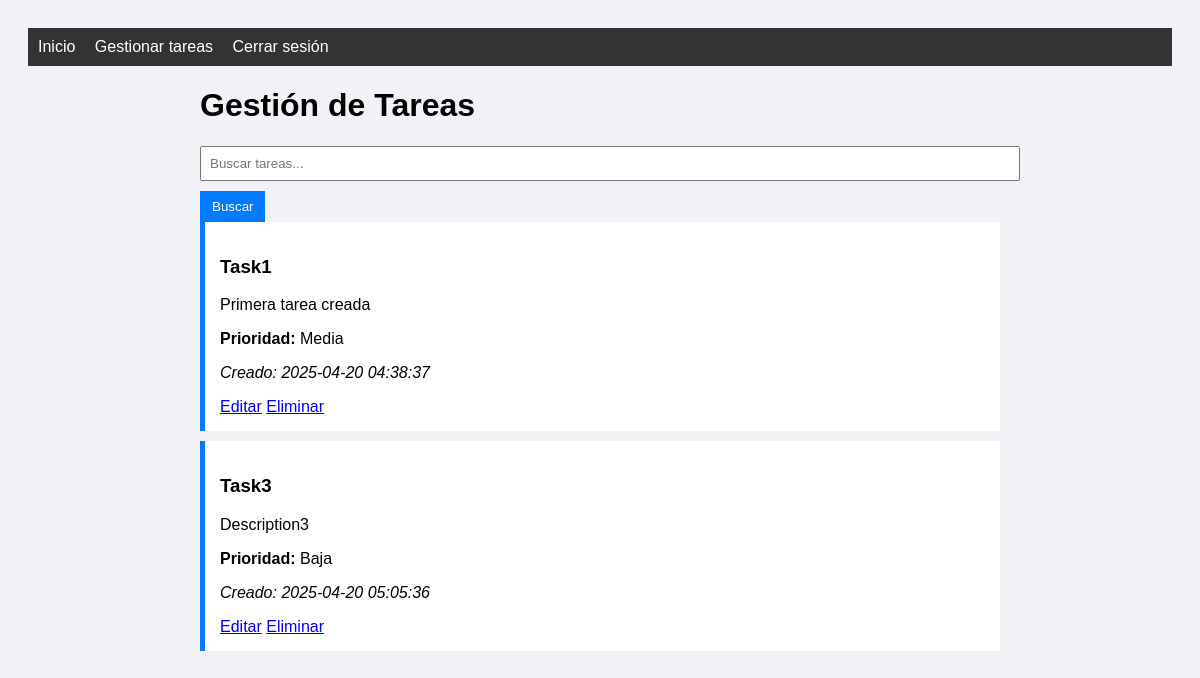
The app's page /manage (signed in) with its own data.
### app.py (models this page shows)
class Task(db.Model):
    id = db.Column(db.Integer, primary_key=True)
    title = db.Column(db.String(120), nullable=False)
    description = db.Column(db.Text)
    priority = db.Column(db.String(10))
    created_at = db.Column(db.DateTime, default=db.func.now())
    user_id = db.Column(db.Integer, db.ForeignKey('user.id'), nullable=False)

### app.py (the view)
@app.route('/manage')
def manage_tasks():
    if 'user_id' not in session:
        return redirect(url_for('login'))
    search_query = request.args.get('search', '').strip()
    tasks = Task.query.filter_by(user_id=session['user_id'])
    if search_query:
        tasks = tasks.filter(
            (Task.title.contains(search_query)) |
            (Task.description.contains(search_query))
        )
    tasks = tasks.all()
    return render_template('about.html', tasks=tasks, search_query=search_query)

### templates/about.html (shortened to what this page needs)
{% extends 'base.html' %}
{% block content %}
<h1>Gestión de Tareas</h1>
<form method="GET" action="{{ url_for('manage_tasks') }}" class="mb-4">
    <input type="text" name="search" placeholder="Buscar tareas..." value="{{ search_query }}">
    <button type="submit">Buscar</button>
</form>
<div class="task-list">
    {% if tasks %}
        {% for task in tasks %}
            <div class="task-card">
                <h3>{{ task.title }}</h3>
                <p>{{ task.description }}</p>
                <p><strong>Prioridad:</strong> {{ task.priority }}</p>
                <p><em>Creado: {{ task.created_at }}</em></p>
                <a href="{{ url_for('edit_task', id=task.id) }}">Editar</a>
                <a href="{{ url_for('delete_task', id=task.id) }}" onclick="return confirm('¿Estás seguro?')">Eliminar</a>
            </div>
        {% endfor %}
    {% else %}
        <p>No se encontraron tareas.</p>
    {% endif %}
</div>
{% endblock %}

### templates/base.html (shortened to what this page needs)
<!DOCTYPE html>
<html lang="es">
<head>
    <link rel="stylesheet" href="{{ url_for('static', filename='style.css') }}">
</head>
<body>
    <nav>
        {% if session.get('user_id') %}
            <a href="{{ url_for('index') }}">Inicio</a>
            <a href="{{ url_for('manage_tasks') }}">Gestionar tareas</a>
            <a href="{{ url_for('logout') }}">Cerrar sesión</a>
        {% else %}
            <a href="{{ url_for('login') }}">Iniciar sesión</a>
            <a href="{{ url_for('register') }}">Registrarse</a>
        {% endif %}
    </nav>
    <div class="container">
        {% block content %}{% endblock %}
    </div>
</body>
</html>

### static/style.css (style rules this page uses)
body { background: #f0f2f5; font-family: Arial, sans-serif; padding: 20px; }
nav { background: #333; padding: 10px; }
nav a { color: white; margin-right: 15px; text-decoration: none; }
.container { max-width: 800px; margin: auto; }
form input, form textarea, form select { width: 100%; margin-bottom: 10px; padding: 8px; }
button { background-color: #007BFF; color: white; padding: 8px 12px; border: none; cursor: pointer; }
.task-card { background: white; padding: 15px; margin-bottom: 10px; border-left: 5px solid #007BFF; }

### records on screen
Task: title "Task1", description "Primera tarea creada", priority "Media", created_at "2025-04-20 04:38:37"
Task: title "Task3", description "Description3", priority "Baja", created_at "2025-04-20 05:05:36"
